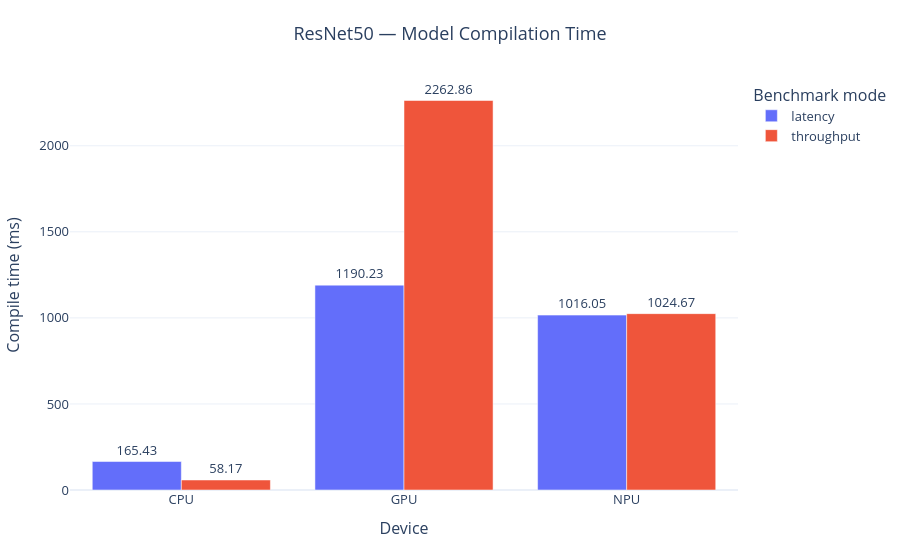
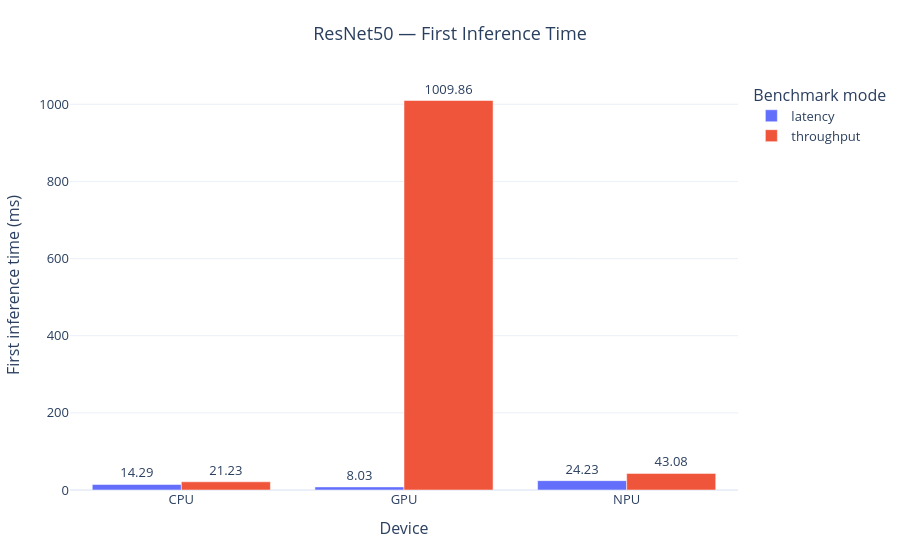

The notebook cell saved with these charts, in order:
### Markdown cell above
### Overhead

### Code cell
plots["compile_time"].show()
plots["first_inference"].show()

### Figure 1 — Plotly figure (JSON) as saved in the notebook; plotly's stock layout.template omitted (floating-point values rounded to 4 significant figures)
{"data": [{"alignmentgroup": "True", "hovertemplate": "Benchmark mode=latency<br>Device=%{x}<br>Compile time (ms)=%{text}<extra></extra>", "legendgroup": "latency", "marker": {"color": "#636efa", "pattern": {"shape": ""}}, "name": "latency", "offsetgroup": "latency", "orientation": "v", "showlegend": true, "text": [165.4, 1190.0, 1016.0], "textposition": "outside", "texttemplate": "%{text:.2f}", "type": "bar", "x": ["CPU", "GPU", "NPU"], "xaxis": "x", "y": [165.4, 1190.0, 1016.0], "yaxis": "y"}, {"alignmentgroup": "True", "hovertemplate": "Benchmark mode=throughput<br>Device=%{x}<br>Compile time (ms)=%{text}<extra></extra>", "legendgroup": "throughput", "marker": {"color": "#EF553B", "pattern": {"shape": ""}}, "name": "throughput", "offsetgroup": "throughput", "orientation": "v", "showlegend": true, "text": [58.17, 2263.0, 1025.0], "textposition": "outside", "texttemplate": "%{text:.2f}", "type": "bar", "x": ["CPU", "GPU", "NPU"], "xaxis": "x", "y": [58.17, 2263.0, 1025.0], "yaxis": "y"}], "layout": {"barmode": "group", "font": {"size": 13}, "hovermode": "x unified", "legend": {"title": {"text": "Benchmark mode"}, "tracegroupgap": 0}, "margin": {"b": 70, "l": 70, "r": 30, "t": 80}, "title": {"text": "ResNet50 — Model Compilation Time", "x": 0.5, "xanchor": "center"}, "xaxis": {"anchor": "y", "categoryarray": ["CPU", "GPU", "NPU"], "categoryorder": "array", "domain": [0, 1], "title": {"text": "Device"}}, "yaxis": {"anchor": "x", "domain": [0, 1], "title": {"text": "Compile time (ms)"}}}}

### Figure 2 — Plotly figure (JSON) as saved in the notebook; plotly's stock layout.template omitted (floating-point values rounded to 4 significant figures)
{"data": [{"alignmentgroup": "True", "hovertemplate": "Benchmark mode=latency<br>Device=%{x}<br>First inference time (ms)=%{text}<extra></extra>", "legendgroup": "latency", "marker": {"color": "#636efa", "pattern": {"shape": ""}}, "name": "latency", "offsetgroup": "latency", "orientation": "v", "showlegend": true, "text": [14.29, 8.03, 24.23], "textposition": "outside", "texttemplate": "%{text:.2f}", "type": "bar", "x": ["CPU", "GPU", "NPU"], "xaxis": "x", "y": [14.29, 8.03, 24.23], "yaxis": "y"}, {"alignmentgroup": "True", "hovertemplate": "Benchmark mode=throughput<br>Device=%{x}<br>First inference time (ms)=%{text}<extra></extra>", "legendgroup": "throughput", "marker": {"color": "#EF553B", "pattern": {"shape": ""}}, "name": "throughput", "offsetgroup": "throughput", "orientation": "v", "showlegend": true, "text": [21.23, 1010.0, 43.08], "textposition": "outside", "texttemplate": "%{text:.2f}", "type": "bar", "x": ["CPU", "GPU", "NPU"], "xaxis": "x", "y": [21.23, 1010.0, 43.08], "yaxis": "y"}], "layout": {"barmode": "group", "font": {"size": 13}, "hovermode": "x unified", "legend": {"title": {"text": "Benchmark mode"}, "tracegroupgap": 0}, "margin": {"b": 70, "l": 70, "r": 30, "t": 80}, "title": {"text": "ResNet50 — First Inference Time", "x": 0.5, "xanchor": "center"}, "xaxis": {"anchor": "y", "categoryarray": ["CPU", "GPU", "NPU"], "categoryorder": "array", "domain": [0, 1], "title": {"text": "Device"}}, "yaxis": {"anchor": "x", "domain": [0, 1], "title": {"text": "First inference time (ms)"}}}}
